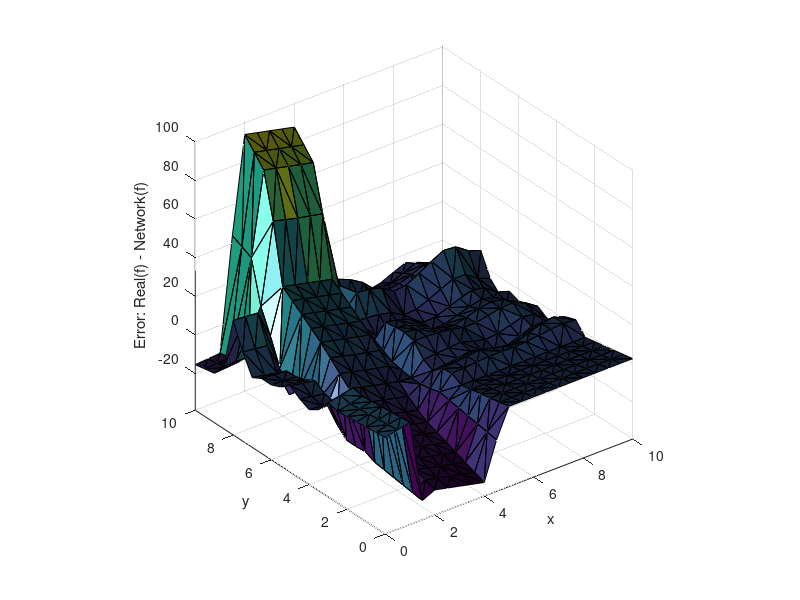

MATLAB code for this plot: (Note: this script raises an error after producing the figure.)
%% Making Surface Plots From Scatter Data
% How do you turn a collection of XYZ triplets into a surface plot? This is
% the most frequently asked 3D plotting question that I got when I was in
% Tech Support.

%% Load the data

errorLines = dlmread('relativeError.txt');

x = errorLines(:,1);
y = errorLines(:,2);
z = errorLines(:,3);

%%
% The problem is that the data is made up of individual (x,y,z)
% measurements. It isn't laid out on a rectilinear grid, which is what the
% SURF command expects. A simple plot command isn't very useful.

f=figure();
set(f, 'Color','w');

plot3(x,y,z,'.-')

%% Little triangles
% The solution is to use Delaunay triangulation. Let's look at some
% info about the "tri" variable.

tri = delaunay(x,y);
plot(x,y,'.')

%%
% How many triangles are there?

[r,c] = size(tri);
disp(r)

%% Plot it with TRISURF

h = trisurf(tri, x, y, z);
axis vis3d
xlabel('x');
ylabel('y');
zlabel('Error: Real(f) - Network(f)');
%zlabel('Learned f(x,y)');

%% Clean it up

%axis off
l = light('Position',[-50 -15 29])
%set(gca,'CameraPosition',[208 -50 7687])
lighting phong
shading interp
colorbar EastOutside

print('-djpeg','error.jpg');
